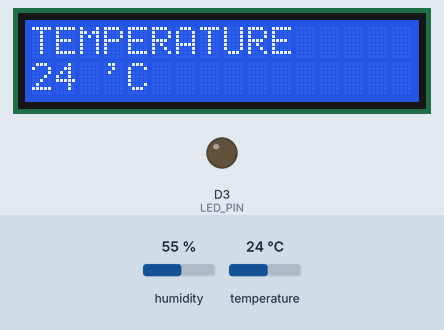
Recording of a sketch running on a simulated ESP8266 (NodeMCU). On the bench: 16×2 character LCD, output pins drawn as LEDs (lit = HIGH). Inputs (shaded band) come from the test bench; at power-on: humidity 55 %, temperature 24 °C. WiFi joins after 1.5 s; servers stay silent unless stated; what the sketch prints to the serial monitor is not drawn.

Above: at 7.5 s.
7.6 s: humidity set to 22 %
At 17.5 s:
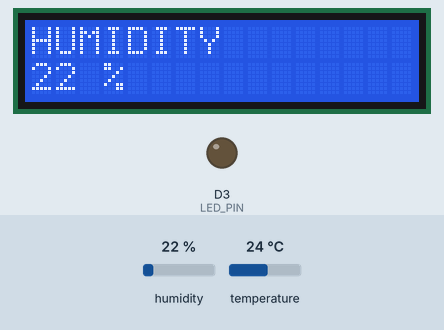
18.0 s: temperature set to 12 °C
At 24.0 s:
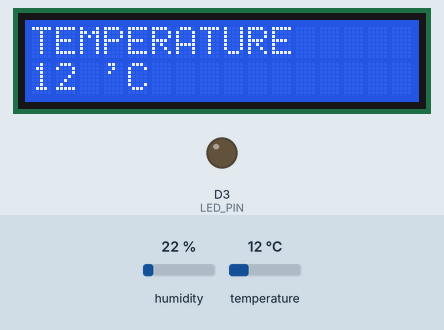
26.2 s: humidity set to 40 %
At 33.3 s:
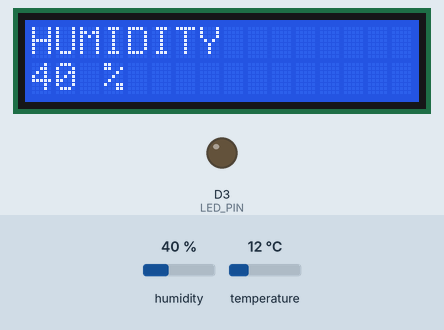
36.4 s: temperature set to 19 °C
At 39.8 s:
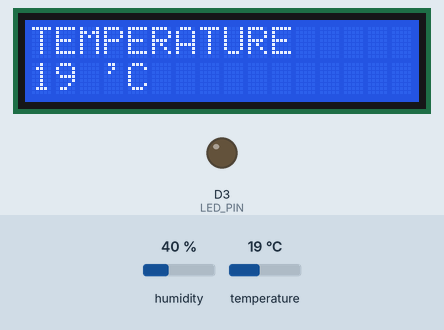
Timing chart, 0 to 41.3 s (numbered marks = the images above; inputs shaded):
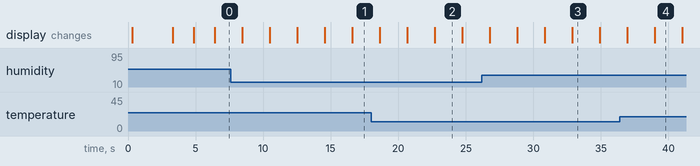

The sketch:

SimpleIoTWorld.ino
```cpp
/*
 * =================================================================================
 * Project: Simple IoT World
 * Department: ETC, SB Jain Institute of Technology, Management and Research, Nagpur
 * Developed with Love by: Rohit and Team
 *
 * Microcontroller: ESP8266 (NodeMCU CP2102)
 * Sensors: DHT11 on Pin D5 (GPIO 14)
 * Actuators:
 *   - 16x2 LCD I2C @0x27 on D1 (SCL, GPIO 5) & D2 (SDA, GPIO 4)
 *   - LED on Pin D3 (GPIO 0)
 *
 * Server Backend: Express & NodeJS (Deployable on Render)
 * =================================================================================
 */

#include <ESP8266WiFi.h>
#include <ESP8266HTTPClient.h>
#include <WiFiClientSecure.h>
#include <WiFiClient.h>
#include <Wire.h>
#include <LiquidCrystal_I2C.h>
#include <DHT.h>
#include <ArduinoJson.h>

// ---------------- HARDWARE PIN CONFIGURATION ----------------
#define DHTPIN D5          // DHT11 Data Pin connected to D5 (GPIO 14)
#define DHTTYPE DHT11      // DHT 11
#define LED_PIN D3         // External/Indicator LED connected to D3 (GPIO 0)

// I2C pins for NodeMCU: D1 = SCL (GPIO 5), D2 = SDA (GPIO 4)
// LCD I2C Address is 0x27, 16 Columns x 2 Rows
LiquidCrystal_I2C lcd(0x27, 16, 2);
DHT dht(DHTPIN, DHTTYPE);

// ---------------- WIFI & SERVER CONFIGURATION ----------------
const char* ssid = "ESP8266";
const char* password = "12345678";

// Keep it blank as requested; paste your Render URL after deployment
// Example: "https://simple-iot-world.onrender.com" or "http://192.168.1.10:3000"
String renderUrl = "";

// Global Device State Variables
bool ledState = false;
String lcdServerLine1 = "SMART DISPLAY";
String lcdServerLine2 = "MyData";
float currentTemp = 0.0;
float currentHum = 0.0;

unsigned long lastServerSync = 0;
const unsigned long syncInterval = 10000; // 10 seconds

// Helper function to print cleanly on 16x2 LCD (clears leftovers)
void printLcdRow(uint8_t row, String text) {
  lcd.setCursor(0, row);
  // Pad with spaces up to 16 characters to overwrite previous line remnants
  while (text.length() < 16) {
    text += " ";
  }
  lcd.print(text.substring(0, 16));
}

void setup() {
  Serial.begin(115200);
  delay(200);

  // Initialize Hardware Pins
  pinMode(LED_PIN, OUTPUT);
  digitalWrite(LED_PIN, LOW); // Default OFF

  // Initialize Wire for I2C (D2=SDA, D1=SCL)
  Wire.begin(D2, D1);

  // Initialize LCD
  lcd.init();
  lcd.backlight();
  lcd.clear();

  // Initialize DHT Sensor
  dht.begin();

  // 1. Startup Sequence as specified
  printLcdRow(0, "MyProject");
  printLcdRow(1, "WELCOME");
  delay(3000); // delay(3S)

  // 2. WiFi Connecting Display
  printLcdRow(0, "CONNECTING TO");
  printLcdRow(1, "WiFi.........");
  Serial.print("Connecting to WiFi: ");
  Serial.println(ssid);

  WiFi.mode(WIFI_STA);
  WiFi.begin(ssid, password);

  int wifiAttempts = 0;
  while (WiFi.status() != WL_CONNECTED && wifiAttempts < 30) {
    delay(500);
    Serial.print(".");
    wifiAttempts++;
  }

  // 3. Connected Confirmation
  if (WiFi.status() == WL_CONNECTED) {
    Serial.println("\nWiFi Connected!");
    Serial.print("IP Address: ");
    Serial.println(WiFi.localIP());

    printLcdRow(0, "CONNECTED TO");
    printLcdRow(1, "WiFi...SUCCESS");
    delay(1500);
  } else {
    Serial.println("\nWiFi Connection Failed (Timeout)");
    printLcdRow(0, "WiFi FAILED");
    printLcdRow(1, "CHECK AP/PASS");
    delay(2000);
  }
}

// Function to Send Sensor Data (Temperature & Humidity) to Express Server
void sendDataToServer(float t, float h) {
  if (renderUrl.length() == 0) {
    Serial.println("[HTTP] Server URL is blank. Skipping POST.");
    return;
  }

  WiFiClientSecure clientSecure;
  WiFiClient clientPlain;
  HTTPClient http;

  bool isHttps = renderUrl.startsWith("https://");
  String endpoint = renderUrl + "/api/iot/data";

  if (isHttps) {
    clientSecure.setInsecure(); // Bypass SSL fingerprint verification for Render
    http.begin(clientSecure, endpoint);
  } else {
    http.begin(clientPlain, endpoint);
  }

  http.addHeader("Content-Type", "application/json");

  // Create JSON Payload
  StaticJsonDocument<200> doc;
  doc["temperature"] = t;
  doc["humidity"] = h;

  String requestBody;
  serializeJson(doc, requestBody);

  int httpCode = http.POST(requestBody);
  if (httpCode > 0) {
    Serial.printf("[HTTP] POST data sent. Code: %d\n", httpCode);
  } else {
    Serial.printf("[HTTP] POST failed. Error: %s\n", http.errorToString(httpCode).c_str());
  }

  http.end();
}

// Function to Fetch Control Details from Server (LED & LCD Data)
void fetchControlDetails() {
  if (renderUrl.length() == 0) {
    Serial.println("[HTTP] Server URL is blank. Skipping GET.");
    return;
  }

  WiFiClientSecure clientSecure;
  WiFiClient clientPlain;
  HTTPClient http;

  bool isHttps = renderUrl.startsWith("https://");
  String endpoint = renderUrl + "/api/iot/control";

  if (isHttps) {
    clientSecure.setInsecure();
    http.begin(clientSecure, endpoint);
  } else {
    http.begin(clientPlain, endpoint);
  }

  int httpCode = http.GET();
  if (httpCode == HTTP_CODE_OK) {
    String payload = http.getString();
    StaticJsonDocument<512> doc;
    DeserializationError error = deserializeJson(doc, payload);

    if (!error) {
      ledState = doc["led"] | false;
      const char* l1 = doc["line1"];
      const char* l2 = doc["line2"];

      if (l1 && strlen(l1) > 0) lcdServerLine1 = String(l1);
      if (l2 && strlen(l2) > 0) lcdServerLine2 = String(l2);

      // Actuate Physical LED on Pin D3
      digitalWrite(LED_PIN, ledState ? HIGH : LOW);

      Serial.printf("[HTTP] Control updated -> LED: %s | L1: %s | L2: %s\n",
                    ledState ? "ON" : "OFF", lcdServerLine1.c_str(), lcdServerLine2.c_str());
    } else {
      Serial.println("[JSON] Deserialization error");
    }
  } else {
    Serial.printf("[HTTP] GET control failed. Code: %d\n", httpCode);
  }

  http.end();
}

void loop() {
  // Read DHT11 sensor readings
  float t = dht.readTemperature();
  float h = dht.readHumidity();

  // Handle sensor read failure gracefully
  if (isnan(t) || isnan(h)) {
    Serial.println("[DHT] Failed to read from DHT11 sensor!");
    t = (currentTemp > 0) ? currentTemp : 30.0; // fallback cached
    h = (currentHum > 0) ? currentHum : 50.0;
  } else {
    currentTemp = t;
    currentHum = h;
  }

  // 1. Fetch Details from Server & Send Sensor Data Every 10 Seconds
  if (millis() - lastServerSync >= syncInterval || lastServerSync == 0) {
    lastServerSync = millis();
    if (WiFi.status() == WL_CONNECTED) {
      sendDataToServer(currentTemp, currentHum);
      fetchControlDetails();
    }
  }

  // ---------------- DISPLAY SEQUENCE ON 16x2 LCD ----------------

  // Sequence Item 1: TEMPERATURE
  // R1: TEMPERATURE
  // R2: 38 'C
  printLcdRow(0, "TEMPERATURE");
  printLcdRow(1, String((int)currentTemp) + " 'C");
  delay(2000);

  // Sequence Item 2: HUMIDITY
  // R1: HUMIDITY
  // R2: 59 %
  printLcdRow(0, "HUMIDITY");
  printLcdRow(1, String((int)currentHum) + " %");
  delay(2000);

  // Sequence Item 3: SMART DISPLAY (From Server)
  // R1: SMART DISPLAY (or Line 1)
  // R2: MyData (or Line 2)
  printLcdRow(0, lcdServerLine1.length() > 0 ? lcdServerLine1 : "SMART DISPLAY");
  printLcdRow(1, lcdServerLine2.length() > 0 ? lcdServerLine2 : "MyData");
  delay(2000);

  // Sequence Item 4: LED STATUS (From Server)
  // R1: LED STATUS
  // R2: ON/OFF
  printLcdRow(0, "LED STATUS");
  printLcdRow(1, ledState ? "ON" : "OFF");
  delay(2000);
}
```

Measured:
- what the display in image 2 shows lasts 2.0 s, from 22.7 s to 24.7 s
